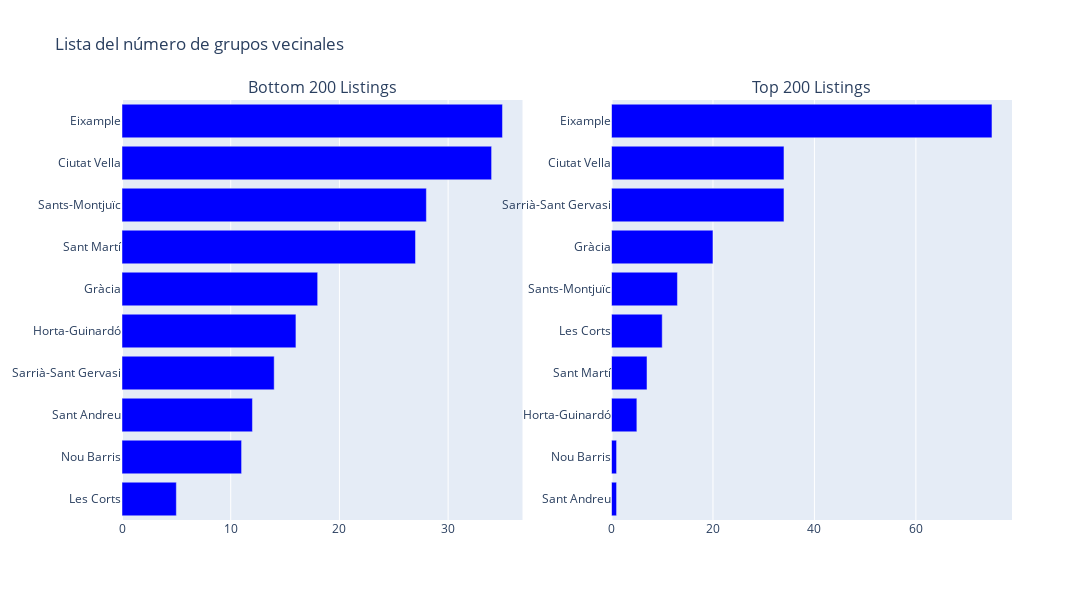

Write notebook code for a chart like this one.
### Code cell
# Calcular la frecuencia para los 50 peores listings
feq_bottom = bottom_200['neighbourhood_group_cleansed'].value_counts().sort_values(ascending=True)

# Calcular la frecuencia para los 50 mejores listings
feq_top = top_200['neighbourhood_group_cleansed'].value_counts().sort_values(ascending=True)

# Crear subplots con 1 fila y 2 columnas
fig = make_subplots(rows=1, cols=2, subplot_titles=("Bottom 200 Listings", "Top 200 Listings"))

# Gráfico para los 200 peores listings
fig.add_trace(go.Bar(
    y=feq_bottom.index,
    x=feq_bottom.values,
    orientation='h',
    marker=dict(color='blue'),
    name='Bottom 50'
), row=1, col=1)

# Gráfico para los 200 mejores listings
fig.add_trace(go.Bar(
    y=feq_top.index,
    x=feq_top.values,
    orientation='h',
    marker=dict(color='blue'),
    name='Top 50'
), row=1, col=2)

# Actualizar el layout
fig.update_layout(
    title_text="Lista del número de grupos vecinales",
    height=600,
    width=1200,
    showlegend=False
)

# Mostrar el gráfico
fig.show()

### Figure 1 — Plotly figure (JSON) as saved in the notebook; plotly's stock layout.template omitted (floating-point values rounded to 4 significant figures)
{"data": [{"marker": {"color": "blue"}, "name": "Bottom 50", "orientation": "h", "type": "bar", "x": [5, 11, 12, 14, 16, 18, 27, 28, 34, 35], "xaxis": "x", "y": ["Les Corts", "Nou Barris", "Sant Andreu", "Sarrià-Sant Gervasi", "Horta-Guinardó", "Gràcia", "Sant Martí", "Sants-Montjuïc", "Ciutat Vella", "Eixample"], "yaxis": "y"}, {"marker": {"color": "blue"}, "name": "Top 50", "orientation": "h", "type": "bar", "x": [1, 1, 5, 7, 10, 13, 20, 34, 34, 75], "xaxis": "x2", "y": ["Sant Andreu", "Nou Barris", "Horta-Guinardó", "Sant Martí", "Les Corts", "Sants-Montjuïc", "Gràcia", "Sarrià-Sant Gervasi", "Ciutat Vella", "Eixample"], "yaxis": "y2"}], "layout": {"annotations": [{"font": {"size": 16}, "showarrow": false, "text": "Bottom 200 Listings", "x": 0.225, "xanchor": "center", "xref": "paper", "y": 1, "yanchor": "bottom", "yref": "paper"}, {"font": {"size": 16}, "showarrow": false, "text": "Top 200 Listings", "x": 0.775, "xanchor": "center", "xref": "paper", "y": 1, "yanchor": "bottom", "yref": "paper"}], "height": 600, "showlegend": false, "title": {"text": "Lista del número de grupos vecinales"}, "width": 1200, "xaxis": {"anchor": "y", "domain": [0, 0.45]}, "xaxis2": {"anchor": "y2", "domain": [0.55, 1]}, "yaxis": {"anchor": "x", "domain": [0, 1]}, "yaxis2": {"anchor": "x2", "domain": [0, 1]}}}
